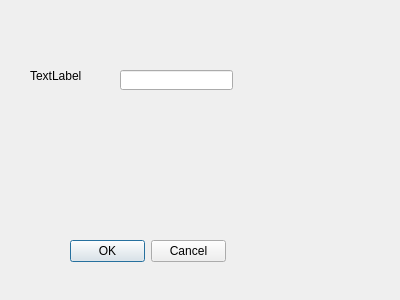
<?xml version="1.0" encoding="UTF-8"?>
<ui version="4.0">
 <class>Form</class>
 <widget class="QWidget" name="Form">
  <property name="geometry">
   <rect>
    <x>0</x>
    <y>0</y>
    <width>400</width>
    <height>300</height>
   </rect>
  </property>
  <property name="windowTitle">
   <string>Form</string>
  </property>
  <widget class="QDialogButtonBox" name="buttonBox">
   <property name="geometry">
    <rect>
     <x>70</x>
     <y>240</y>
     <width>156</width>
     <height>23</height>
    </rect>
   </property>
   <property name="standardButtons">
    <set>QDialogButtonBox::Cancel|QDialogButtonBox::Ok</set>
   </property>
  </widget>
  <widget class="QLabel" name="label">
   <property name="geometry">
    <rect>
     <x>30</x>
     <y>70</y>
     <width>54</width>
     <height>12</height>
    </rect>
   </property>
   <property name="text">
    <string>TextLabel</string>
   </property>
  </widget>
  <widget class="QLineEdit" name="lineEdit">
   <property name="geometry">
    <rect>
     <x>120</x>
     <y>70</y>
     <width>113</width>
     <height>20</height>
    </rect>
   </property>
  </widget>
 </widget>
 <resources/>
 <connections/>
</ui>
